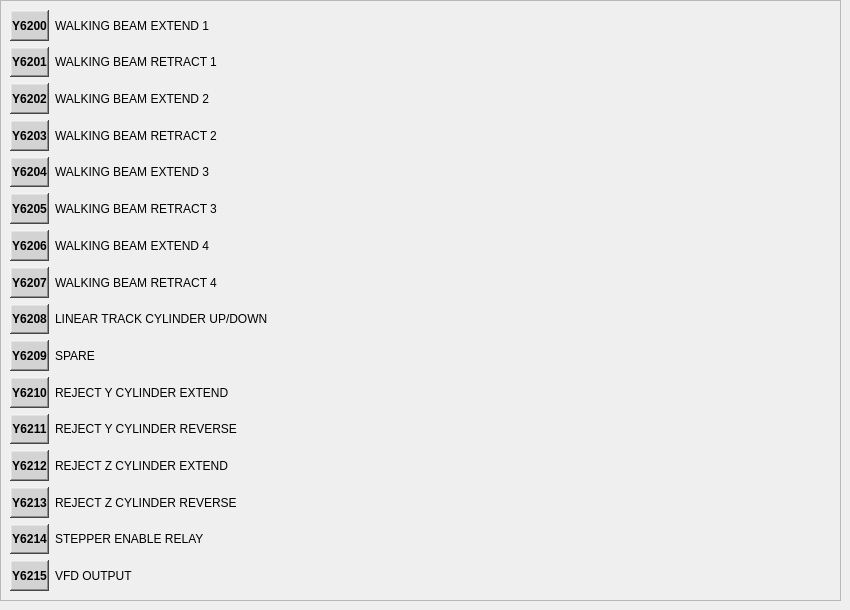
                 <widget class="QWidget" name="output_page_2">
                  <widget class="QFrame" name="frame_30">
                   <property name="geometry">
                    <rect>
                     <x>0</x>
                     <y>0</y>
                     <width>841</width>
                     <height>601</height>
                    </rect>
                   </property>
                   <property name="frameShape">
                    <enum>QFrame::StyledPanel</enum>
                   </property>
                   <property name="frameShadow">
                    <enum>QFrame::Raised</enum>
                   </property>
                   <layout class="QHBoxLayout" name="horizontalLayout_34" stretch="4,4">
                    <item>
                     <layout class="QHBoxLayout" name="horizontalLayout_35" stretch="0,1">
                      <item>
                       <layout class="QVBoxLayout" name="verticalLayout_34">
                        <item>
                         <widget class="QLabel" name="label_365">
                          <property name="font">
                           <font>
                            <bold>true</bold>
                            <underline>false</underline>
                            <stylestrategy>PreferDefault</stylestrategy>
                           </font>
                          </property>
                          <property name="styleSheet">
                           <string notr="true">background-color: rgb(211, 211, 211);</string>
                          </property>
                          <property name="frameShape">
                           <enum>QFrame::WinPanel</enum>
                          </property>
                          <property name="frameShadow">
                           <enum>QFrame::Raised</enum>
                          </property>
                          <property name="text">
                           <string>Y6200</string>
                          </property>
                          <property name="alignment">
                           <set>Qt::AlignCenter</set>
                          </property>
                         </widget>
                        </item>
                        <item>
                         <widget class="QLabel" name="label_366">
                          <property name="font">
                           <font>
                            <bold>true</bold>
                            <underline>false</underline>
                            <stylestrategy>PreferDefault</stylestrategy>
                           </font>
                          </property>
                          <property name="styleSheet">
                           <string notr="true">background-color: rgb(211, 211, 211);</string>
                          </property>
                          <property name="frameShape">
                           <enum>QFrame::WinPanel</enum>
                          </property>
                          <property name="frameShadow">
                           <enum>QFrame::Raised</enum>
                          </property>
                          <property name="text">
                           <string>Y6201</string>
                          </property>
                          <property name="alignment">
                           <set>Qt::AlignCenter</set>
                          </property>
                         </widget>
                        </item>
                        <item>
                         <widget class="QLabel" name="label_367">
                          <property name="font">
                           <font>
                            <bold>true</bold>
                            <underline>false</underline>
                            <stylestrategy>PreferDefault</stylestrategy>
                           </font>
                          </property>
                          <property name="styleSheet">
                           <string notr="true">background-color: rgb(211, 211, 211);</string>
                          </property>
                          <property name="frameShape">
                           <enum>QFrame::WinPanel</enum>
                          </property>
                          <property name="frameShadow">
                           <enum>QFrame::Raised</enum>
                          </property>
                          <property name="text">
                           <string>Y6202</string>
                          </property>
                          <property name="alignment">
                           <set>Qt::AlignCenter</set>
                          </property>
                         </widget>
                        </item>
                        <item>
                         <widget class="QLabel" name="label_368">
                          <property name="font">
                           <font>
                            <bold>true</bold>
                            <underline>false</underline>
                            <stylestrategy>PreferDefault</stylestrategy>
                           </font>
                          </property>
                          <property name="styleSheet">
                           <string notr="true">background-color: rgb(211, 211, 211);</string>
                          </property>
                          <property name="frameShape">
                           <enum>QFrame::WinPanel</enum>
                          </property>
                          <property name="frameShadow">
                           <enum>QFrame::Raised</enum>
                          </property>
                          <property name="text">
                           <string>Y6203</string>
                          </property>
                          <property name="alignment">
                           <set>Qt::AlignCenter</set>
                          </property>
                         </widget>
                        </item>
                        <item>
                         <widget class="QLabel" name="label_369">
                          <property name="font">
                           <font>
                            <bold>true</bold>
                            <underline>false</underline>
                            <stylestrategy>PreferDefault</stylestrategy>
                           </font>
                          </property>
                          <property name="styleSheet">
                           <string notr="true">background-color: rgb(211, 211, 211);</string>
                          </property>
                          <property name="frameShape">
                           <enum>QFrame::WinPanel</enum>
                          </property>
                          <property name="frameShadow">
                           <enum>QFrame::Raised</enum>
                          </property>
                          <property name="text">
                           <string>Y6204</string>
                          </property>
                          <property name="alignment">
                           <set>Qt::AlignCenter</set>
                          </property>
                         </widget>
                        </item>
                        <item>
                         <widget class="QLabel" name="label_370">
                          <property name="font">
                           <font>
                            <bold>true</bold>
                            <underline>false</underline>
                            <stylestrategy>PreferDefault</stylestrategy>
                           </font>
                          </property>
                          <property name="styleSheet">
                           <string notr="true">background-color: rgb(211, 211, 211);</string>
                          </property>
                          <property name="frameShape">
                           <enum>QFrame::WinPanel</enum>
                          </property>
                          <property name="frameShadow">
                           <enum>QFrame::Raised</enum>
                          </property>
                          <property name="text">
                           <string>Y6205</string>
                          </property>
                          <property name="alignment">
                           <set>Qt::AlignCenter</set>
                          </property>
                         </widget>
                        </item>
                        <item>
                         <widget class="QLabel" name="label_371">
                          <property name="font">
                           <font>
                            <bold>true</bold>
                            <underline>false</underline>
                            <stylestrategy>PreferDefault</stylestrategy>
                           </font>
                          </property>
                          <property name="styleSheet">
                           <string notr="true">background-color: rgb(211, 211, 211);</string>
                          </property>
                          <property name="frameShape">
                           <enum>QFrame::WinPanel</enum>
                          </property>
                          <property name="frameShadow">
                           <enum>QFrame::Raised</enum>
                          </property>
                          <property name="text">
                           <string>Y6206</string>
                          </property>
                          <property name="alignment">
                           <set>Qt::AlignCenter</set>
                          </property>
                         </widget>
                        </item>
                        <item>
                         <widget class="QLabel" name="label_372">
                          <property name="font">
                           <font>
                            <bold>true</bold>
                            <underline>false</underline>
                            <stylestrategy>PreferDefault</stylestrategy>
                           </font>
                          </property>
                          <property name="styleSheet">
                           <string notr="true">background-color: rgb(211, 211, 211);</string>
                          </property>
                          <property name="frameShape">
                           <enum>QFrame::WinPanel</enum>
                          </property>
                          <property name="frameShadow">
                           <enum>QFrame::Raised</enum>
                          </property>
                          <property name="text">
                           <string>Y6207</string>
                          </property>
                          <property name="alignment">
                           <set>Qt::AlignCenter</set>
                          </property>
                         </widget>
                        </item>
                        <item>
                         <widget class="QLabel" name="label_373">
                          <property name="font">
                           <font>
                            <bold>true</bold>
                            <underline>false</underline>
                            <stylestrategy>PreferDefault</stylestrategy>
                           </font>
                          </property>
                          <property name="styleSheet">
                           <string notr="true">background-color: rgb(211, 211, 211);</string>
                          </property>
                          <property name="frameShape">
                           <enum>QFrame::WinPanel</enum>
                          </property>
                          <property name="frameShadow">
                           <enum>QFrame::Raised</enum>
                          </property>
                          <property name="text">
                           <string>Y6208</string>
                          </property>
                          <property name="alignment">
                           <set>Qt::AlignCenter</set>
                          </property>
                         </widget>
                        </item>
                        <item>
                         <widget class="QLabel" name="label_374">
                          <property name="font">
                           <font>
                            <bold>true</bold>
                            <underline>false</underline>
                            <stylestrategy>PreferDefault</stylestrategy>
                           </font>
                          </property>
                          <property name="styleSheet">
                           <string notr="true">background-color: rgb(211, 211, 211);</string>
                          </property>
                          <property name="frameShape">
                           <enum>QFrame::WinPanel</enum>
                          </property>
                          <property name="frameShadow">
                           <enum>QFrame::Raised</enum>
                          </property>
                          <property name="text">
                           <string>Y6209</string>
                          </property>
                          <property name="alignment">
                           <set>Qt::AlignCenter</set>
                          </property>
                         </widget>
                        </item>
                        <item>
                         <widget class="QLabel" name="label_375">
                          <property name="font">
                           <font>
                            <bold>true</bold>
                            <underline>false</underline>
                            <stylestrategy>PreferDefault</stylestrategy>
                           </font>
                          </property>
                          <property name="styleSheet">
                           <string notr="true">background-color: rgb(211, 211, 211);</string>
                          </property>
                          <property name="frameShape">
                           <enum>QFrame::WinPanel</enum>
                          </property>
                          <property name="frameShadow">
                           <enum>QFrame::Raised</enum>
                          </property>
                          <property name="text">
                           <string>Y6210</string>
                          </property>
                          <property name="alignment">
                           <set>Qt::AlignCenter</set>
                          </property>
                         </widget>
                        </item>
                        <item>
                         <widget class="QLabel" name="label_376">
                          <property name="font">
                           <font>
                            <bold>true</bold>
                            <underline>false</underline>
                            <stylestrategy>PreferDefault</stylestrategy>
                           </font>
                          </property>
                          <property name="styleSheet">
                           <string notr="true">background-color: rgb(211, 211, 211);</string>
                          </property>
                          <property name="frameShape">
                           <enum>QFrame::WinPanel</enum>
                          </property>
                          <property name="frameShadow">
                           <enum>QFrame::Raised</enum>
                          </property>
                          <property name="text">
                           <string>Y6211</string>
                          </property>
                          <property name="alignment">
                           <set>Qt::AlignCenter</set>
                          </property>
                         </widget>
                        </item>
                        <item>
                         <widget class="QLabel" name="label_377">
                          <property name="font">
                           <font>
                            <bold>true</bold>
                            <underline>false</underline>
                            <stylestrategy>PreferDefault</stylestrategy>
                           </font>
                          </property>
                          <property name="styleSheet">
                           <string notr="true">background-color: rgb(211, 211, 211);</string>
                          </property>
                          <property name="frameShape">
                           <enum>QFrame::WinPanel</enum>
                          </property>
                          <property name="frameShadow">
                           <enum>QFrame::Raised</enum>
                          </property>
                          <property name="text">
                           <string>Y6212</string>
                          </property>
                          <property name="alignment">
                           <set>Qt::AlignCenter</set>
                          </property>
                         </widget>
                        </item>
                        <item>
                         <widget class="QLabel" name="label_378">
                          <property name="font">
                           <font>
                            <bold>true</bold>
                            <underline>false</underline>
                            <stylestrategy>PreferDefault</stylestrategy>
                           </font>
                          </property>
                          <property name="styleSheet">
                           <string notr="true">background-color: rgb(211, 211, 211);</string>
                          </property>
                          <property name="frameShape">
                           <enum>QFrame::WinPanel</enum>
                          </property>
                          <property name="frameShadow">
                           <enum>QFrame::Raised</enum>
                          </property>
                          <property name="text">
                           <string>Y6213</string>
                          </property>
                          <property name="alignment">
                           <set>Qt::AlignCenter</set>
                          </property>
                         </widget>
                        </item>
                        <item>
                         <widget class="QLabel" name="label_379">
                          <property name="font">
                           <font>
                            <bold>true</bold>
                            <underline>false</underline>
                            <stylestrategy>PreferDefault</stylestrategy>
                           </font>
                          </property>
                          <property name="styleSheet">
                           <string notr="true">background-color: rgb(211, 211, 211);</string>
                          </property>
                          <property name="frameShape">
                           <enum>QFrame::WinPanel</enum>
                          </property>
                          <property name="frameShadow">
                           <enum>QFrame::Raised</enum>
                          </property>
                          <property name="text">
                           <string>Y6214</string>
                          </property>
                          <property name="alignment">
                           <set>Qt::AlignCenter</set>
                          </property>
                         </widget>
                        </item>
                        <item>
                         <widget class="QLabel" name="label_380">
                          <property name="font">
                           <font>
                            <bold>true</bold>
                            <underline>false</underline>
                            <stylestrategy>PreferDefault</stylestrategy>
                           </font>
                          </property>
                          <property name="styleSheet">
                           <string notr="true">background-color: rgb(211, 211, 211);</string>
                          </property>
                          <property name="frameShape">
                           <enum>QFrame::WinPanel</enum>
                          </property>
                          <property name="frameShadow">
                           <enum>QFrame::Raised</enum>
                          </property>
                          <property name="text">
                           <string>Y6215</string>
                          </property>
                          <property name="alignment">
                           <set>Qt::AlignCenter</set>
                          </property>
                         </widget>
                        </item>
                       </layout>
                      </item>
                      <item>
                       <layout class="QVBoxLayout" name="verticalLayout_35">
                        <item>
                         <widget class="QLabel" name="label_381">
                          <property name="text">
                           <string>WALKING BEAM EXTEND 1</string>
                          </property>
                         </widget>
                        </item>
                        <item>
                         <widget class="QLabel" name="label_382">
                          <property name="text">
                           <string>WALKING BEAM RETRACT 1 </string>
                          </property>
                         </widget>
                        </item>
                        <item>
                         <widget class="QLabel" name="label_383">
                          <property name="text">
                           <string>WALKING BEAM EXTEND 2</string>
                          </property>
                         </widget>
                        </item>
                        <item>
                         <widget class="QLabel" name="label_384">
                          <property name="text">
                           <string>WALKING BEAM RETRACT 2</string>
                          </property>
                         </widget>
                        </item>
                        <item>
                         <widget class="QLabel" name="label_385">
                          <property name="text">
                           <string>WALKING BEAM EXTEND 3</string>
                          </property>
                         </widget>
                        </item>
                        <item>
                         <widget class="QLabel" name="label_386">
                          <property name="text">
                           <string>WALKING BEAM RETRACT 3</string>
                          </property>
                         </widget>
                        </item>
                        <item>
                         <widget class="QLabel" name="label_387">
                          <property name="text">
                           <string>WALKING BEAM EXTEND 4</string>
                          </property>
                         </widget>
                        </item>
                        <item>
                         <widget class="QLabel" name="label_388">
                          <property name="text">
                           <string>WALKING BEAM RETRACT 4</string>
                          </property>
                         </widget>
                        </item>
                        <item>
                         <widget class="QLabel" name="label_389">
                          <property name="text">
                           <string>LINEAR TRACK CYLINDER UP/DOWN</string>
                          </property>
                         </widget>
                        </item>
                        <item>
                         <widget class="QLabel" name="label_390">
                          <property name="text">
                           <string>SPARE</string>
                          </property>
                         </widget>
                        </item>
                        <item>
                         <widget class="QLabel" name="label_391">
                          <property name="text">
                           <string>REJECT Y CYLINDER EXTEND</string>
                          </property>
                         </widget>
                        </item>
                        <item>
                         <widget class="QLabel" name="label_392">
                          <property name="text">
                           <string>REJECT Y CYLINDER REVERSE</string>
                          </property>
                         </widget>
                        </item>
                        <item>
                         <widget class="QLabel" name="label_393">
                          <property name="text">
                           <string>REJECT Z CYLINDER EXTEND</string>
                          </property>
                         </widget>
                        </item>
                        <item>
                         <widget class="QLabel" name="label_394">
                          <property name="text">
                           <string>REJECT Z CYLINDER REVERSE</string>
                          </property>
                         </widget>
                        </item>
                        <item>
                         <widget class="QLabel" name="label_395">
                          <property name="text">
                           <string>STEPPER ENABLE RELAY</string>
                          </property>
                         </widget>
                        </item>
                        <item>
                         <widget class="QLabel" name="label_396">
                          <property name="text">
                           <string>VFD OUTPUT</string>
                          </property>
                         </widget>
                        </item>
                       </layout>
                      </item>
                     </layout>
                    </item>
                    <item>
                     <spacer name="horizontalSpacer_3">
                      <property name="orientation">
                       <enum>Qt::Horizontal</enum>
                      </property>
                      <property name="sizeHint" stdset="0">
                       <size>
                        <width>40</width>
                        <height>20</height>
                       </size>
                      </property>
                     </spacer>
                    </item>
                   </layout>
                  </widget>
                 </widget>
